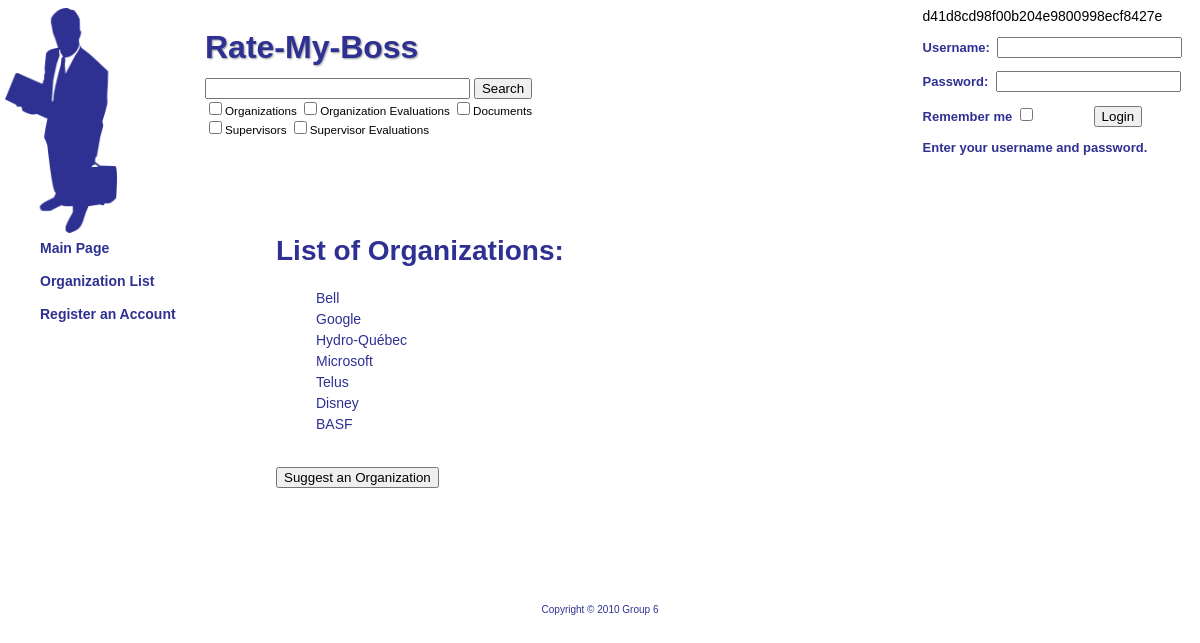
The app's page /index.php?page=organization with its own data.
### tables this page shows
create table organization
(
orgId INT NOT NULL AUTO_INCREMENT,
name VARCHAR(40) NOT NULL,
industryType VARCHAR(40) NOT NULL,
city VARCHAR(40) NOT NULL,
province VARCHAR(40) NOT NULL,
website VARCHAR(40),
numberofEmployees INT,
isPending INT NOT NULL,
PRIMARY KEY (orgId)
);

### php/pages/organization.php (the view, shortened to what this page needs)
<div class="main">
<h2> List of Organizations:</h2>
<ul class="listing">
<?php
$query = "SELECT * FROM organization WHERE NOT isPending";
$result = mysql_query($query);
while($row = mysql_fetch_array($result))
{
    echo "<li>
    <a href='index.php?page=organization&id=${row[orgId]}'>
    {$row[name]}
    </a>
    </li>";
}
echo "
</ul>
<br />
<a href='index.php?page=suggestorg'><button type='button'>Suggest an Organization</button></a> <br />
<br />
";
?>
</div>

### www/style.css (style rules this page uses)
body { font-family: Helvetica, Arial, sans-serif; font-size: 14px; color: #000000; }
h2 { font-size: 2em; color: #2E3192; }
a { color: #2E3192; text-decoration: none; }
.main { margin-top: 168px; margin-left: 268px; margin-right: 50px; }
ul { list-style: none; }
li { padding-bottom: 5px; }

### records on screen
organization: name "Bell"
organization: name "Google"
organization: name "Hydro-Québec"
organization: name "Microsoft"
organization: name "Telus"
organization: name "Disney"
organization: name "BASF"

### other values on screen
$password "d41d8cd98f00b204e9800998ecf8427e"
